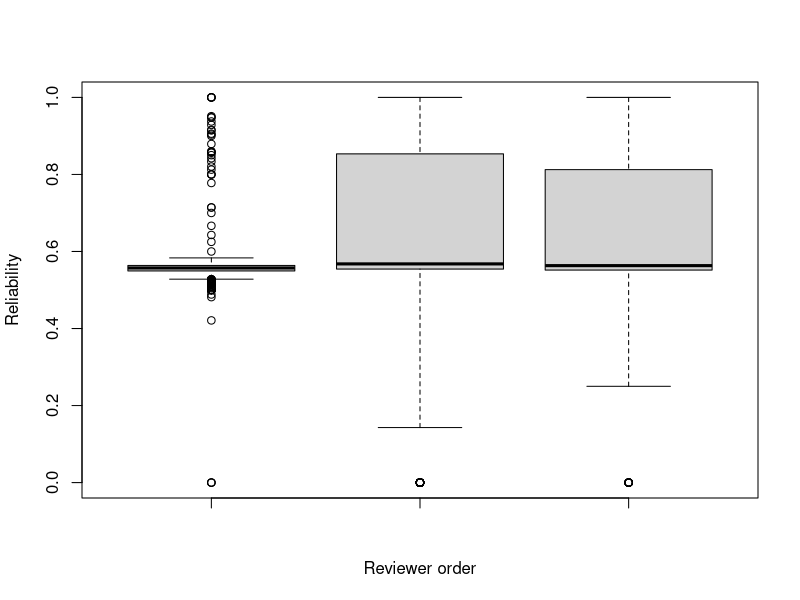
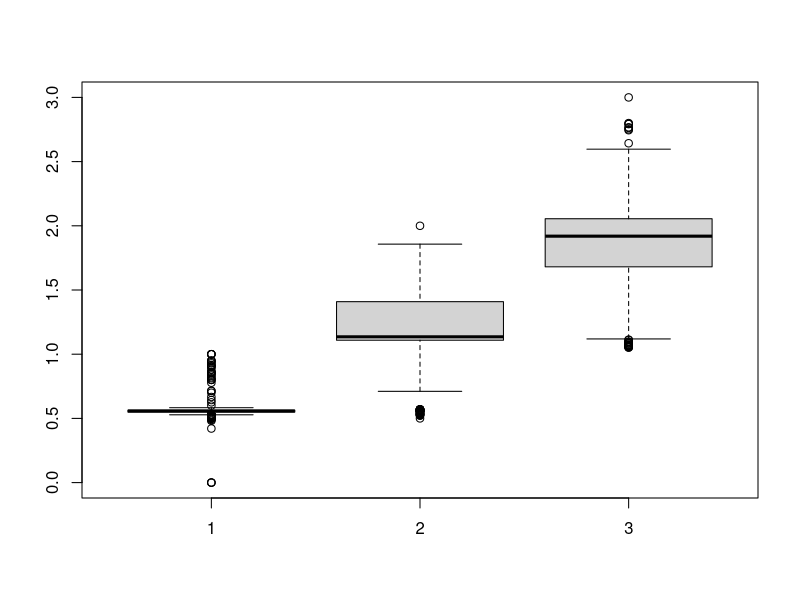
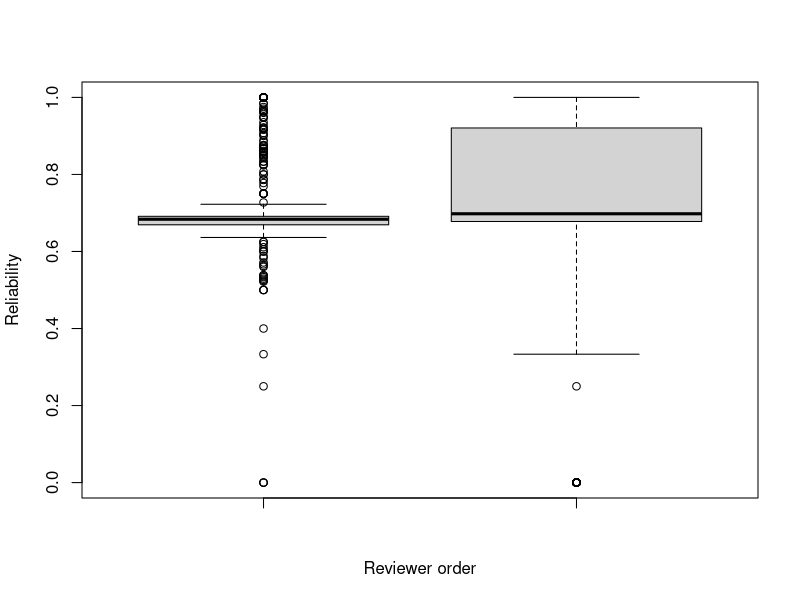
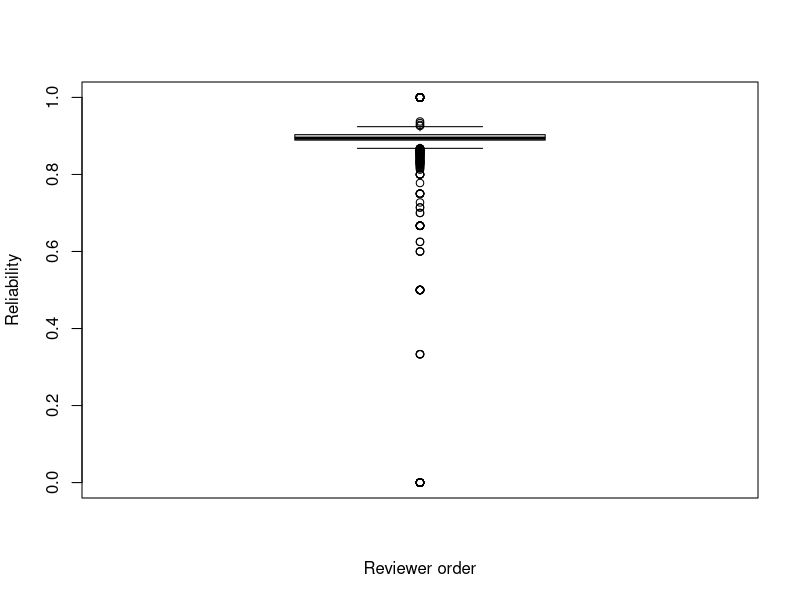

Source code (R) for these figures, in order:
########################
## SANER2015 RQ2
## @author:Toshiki Hirao
## @createdOn:2015/10/15
########################

### Set data
# num1にnumOfPatchsets_1_Start10000-End70814_RQ2.csvをcsv形式で読込
# num2, num3も同様
num1 <- data.frame() #初期化
num2 <- data.frame()
num3 <- data.frame()

num1 <- read.csv("R_sample/numOfPatchsets_1_Start10000-End70814_RQ2.csv"
                 ,sep=",", header=TRUE)
num2 <- read.csv("R_sample/numOfPatchsets_2_Start10000-End70814_RQ2.csv"
                 ,sep=",", header=TRUE)
num3 <- read.csv("R_sample/numOfPatchsets_3_Start10000-End70814_RQ2.csv"
                 ,sep=",", header=TRUE)

### Separate infomation by CommentIndex
# 3つのvotingコメントがあったパッチ情報(num3)に対して，CommentIndex別で3分割した．
# Index3_1: num3で，CommentIndex = 1の情報
# Index3_2: num3で，CommentIndex = 2の情報
# Index3_3: num3で，CommentIndex = 3の情報
index3_1 <- data.frame()
index3_2 <- data.frame()
index3_3 <- data.frame()

# nrow(num3)はnum3の行数を指す
for(i in 1:nrow(num3)){
  # もし，num3のi行目のCommentIndexが１, num3のi行目のStatusがMergedの場合を指す
  # ちなみに，num3$--- のドルマークの意味は，そのtableのある列を指定したい時に使用する
  if(num3$CommentIndex[i] == 1 && num3$Status[i] == "merged"){
    # index3_1にnum3のi行目を挿入する
    #   rbind()は指定した行を抽出する関数
    #   num3[i, ]はi行目のセル全体を指す
    #   ちなみに，num3[ ,j]はj列目のセル全体を指す
    index3_1 <- rbind(index3_1, num3[i,])
  }
}
###同様
for(i in 1:nrow(num3)){
  if(num3$CommentIndex[i] == 2 && num3$Status[i] == "merged"){
    index3_2 <- rbind(index3_2, num3[i,])
  }
}
###同様
for(i in 1:nrow(num3)){
  if(num3$CommentIndex[i] == 3 && num3$Status[i] == "merged"){
    index3_3 <- rbind(index3_3, num3[i,])
  }
}

# 箱ヒゲ図:boxplot(指定した指標分の箱ヒゲ図分布が出る)
boxplot(index3_1$CurrentPar, index3_2$CurrentPar, index3_3$CurrentPar, xlab="Reviewer order", ylab="Reliability")
# Wilcox.test: ウィルコクソン検定
wilcox.test(index3_1$CurrentPar, index3_2$CurrentPar, correct = FALSE)
wilcox.test(index3_2$CurrentPar, index3_3$CurrentPar, correct = FALSE)
wilcox.test(index3_3$CurrentPar, index3_1$CurrentPar, correct = FALSE)
# これは指定した指標の概要情報．ま，特に必要ないが，見てみると良い！
summary(index3_1$CurrentPar)
summary(index3_2$CurrentPar)
summary(index3_3$CurrentPar)

boxplot(index3_1$score, index3_2$score, index3_3$score)

### number of patchset's voting(+1, -1) is 2
index2_1 <- data.frame()
index2_2 <- data.frame()

for(i in 1:nrow(num2)){
  if(num2$CommentIndex[i] == 1){
    index2_1 <- rbind(index2_1, num2[i,])
  }
}
for(i in 1:nrow(num2)){
  if(num2$CommentIndex[i] == 2){
    index2_2 <- rbind(index2_2, num2[i,])
  }
}
boxplot(index2_1$CurrentPar, index2_2$CurrentPar, xlab="Reviewer order", ylab="Reliability")
wilcox.test(index2_1$CurrentPar, index2_2$CurrentPar)
summary(index2_1$CurrentPar)
summary(index2_2$CurrentPar)

### number of patchset's voting(+1, -1) is 1
index1_1 <- data.frame()

for(i in 1:nrow(num1)){
  if(num1$CommentIndex[i] == 1){
    index1_1 <- rbind(index1_1, num1[i,])
  }
}
boxplot(index1_1$CurrentPar, xlab="Reviewer order", ylab="Reliability")
summary(index1_1$CurrentPar)
